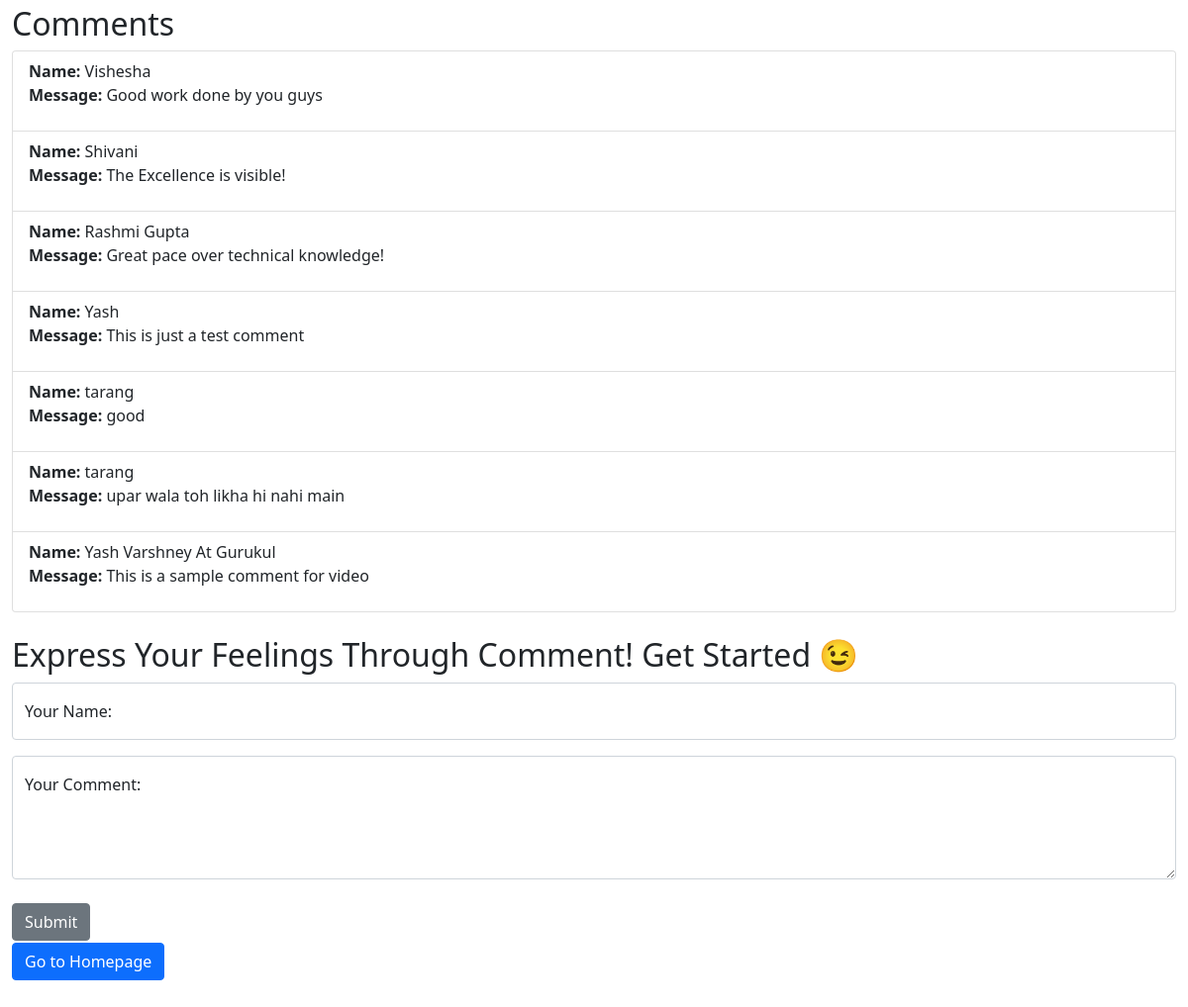
Before: /comment/ with the older database file.
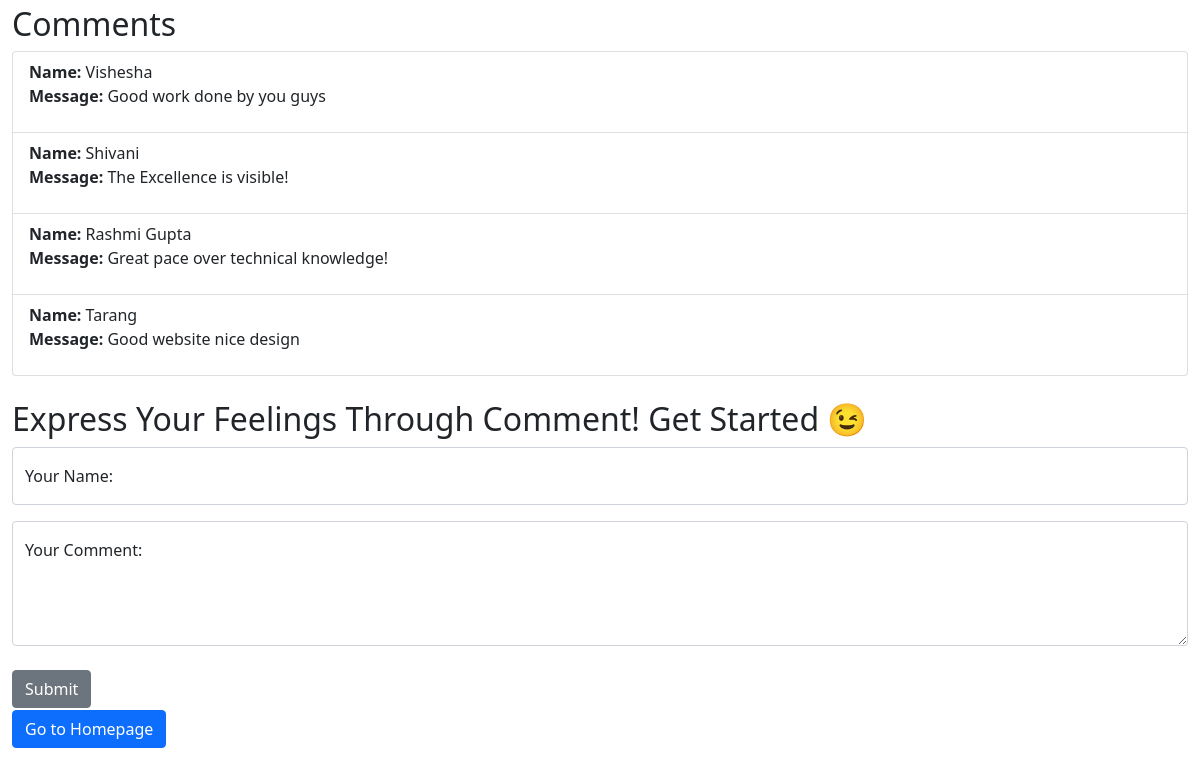
After: the same page with the newer database file.
### backendsite/models.py (models this page shows, shortened)
class Messages(models.Model):
    name = models.CharField(max_length=5000)
    comment = models.TextField()

### backendsite/views.py (the view, shortened to what this page needs)
# urls.py: path("comment/", views.comment, name="comment"),
def comment(request):
    context = {'display': 'none', "messages_list": Messages.objects.order_by('id')}
    return render(request, 'comment.html', context)

### templates/comment.html (shortened to what this page needs)
{% load static %}
<!DOCTYPE html>
<html lang="en">
<head>
    <link href="https://cdn.jsdelivr.net/npm/bootstrap@5.0.0-beta3/dist/css/bootstrap.min.css" rel="stylesheet">
</head>
<body style="margin-top: 5px;">
    <div class="container-fluid">
        <h2>Comments</h2>
        <ul class="list-group">{% for message in messages_list %}
            <li class="list-group-item">
                <p style="word-wrap: break-word; "><b>Name: </b>{{message.name}}<br><b>Message: </b>{{message.comment}}</p>
            </li>{% endfor %}</ul>
    </div><br>
    <div class="container-fluid">
        <h2>Express Your Feelings Through Comment! Get Started 😉</h2>
        <form method="POST" action="" autocomplete="off">{% csrf_token %}
            <div class="form-floating mb-3"> <input required name="person" type="text" class="form-control textformatting" id="floatingInput" placeholder="Your Name"> <label for="floatingInput">Your Name: </label></div>
            <div class="form-floating"><textarea required style="height: 125px;" name="comment" class="form-control" placeholder="Leave a comment here" id="floatingTextarea"></textarea><label for="floatingTextarea">Your Comment: </label></div><br> <button type="submit" class="btn btn-secondary">Submit</button></form><a style="margin-top: 2px;" class="btn btn-primary" href="/">Go to Homepage</a>
    </div>
    <br><br><br>
</body>
</html>

Changed rows visible on the page:
removed Messages: name "Yash", comment "This is just a test comment"
removed Messages: name "tarang", comment "good"
removed Messages: name "tarang", comment "upar wala toh likha hi nahi main"
removed Messages: name "Yash Varshney At Gurukul", comment "This is a sample comment for video"
added Messages: name "Tarang", comment "Good website nice design"
